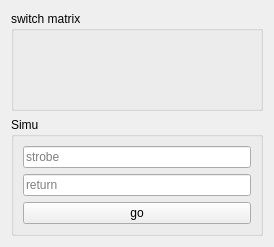
       <widget class="QWidget" name="scrollAreaWidgetContents_4">
        <property name="geometry">
         <rect>
          <x>0</x>
          <y>0</y>
          <width>274</width>
          <height>242</height>
         </rect>
        </property>
        <property name="minimumSize">
         <size>
          <width>0</width>
          <height>0</height>
         </size>
        </property>
        <layout class="QVBoxLayout" name="verticalLayout_17">
         <item>
          <widget class="QGroupBox" name="groupBox">
           <property name="minimumSize">
            <size>
             <width>100</width>
             <height>100</height>
            </size>
           </property>
           <property name="title">
            <string>switch matrix</string>
           </property>
           <property name="flat">
            <bool>false</bool>
           </property>
           <property name="checkable">
            <bool>false</bool>
           </property>
           <layout class="QGridLayout" name="gridLayout_2"/>
          </widget>
         </item>
         <item>
          <widget class="QGroupBox" name="groupBox_4">
           <property name="sizePolicy">
            <sizepolicy hsizetype="MinimumExpanding" vsizetype="Preferred">
             <horstretch>0</horstretch>
             <verstretch>0</verstretch>
            </sizepolicy>
           </property>
           <property name="minimumSize">
            <size>
             <width>0</width>
             <height>0</height>
            </size>
           </property>
           <property name="title">
            <string>Simu</string>
           </property>
           <layout class="QVBoxLayout" name="verticalLayout_18">
            <item>
             <widget class="QLineEdit" name="lineEdit_swstrb">
              <property name="sizePolicy">
               <sizepolicy hsizetype="MinimumExpanding" vsizetype="Fixed">
                <horstretch>0</horstretch>
                <verstretch>0</verstretch>
               </sizepolicy>
              </property>
              <property name="placeholderText">
               <string>strobe</string>
              </property>
             </widget>
            </item>
            <item>
             <widget class="QLineEdit" name="lineEdit_swret">
              <property name="sizePolicy">
               <sizepolicy hsizetype="MinimumExpanding" vsizetype="Fixed">
                <horstretch>0</horstretch>
                <verstretch>0</verstretch>
               </sizepolicy>
              </property>
              <property name="placeholderText">
               <string>return</string>
              </property>
             </widget>
            </item>
            <item>
             <widget class="QPushButton" name="pushButton_sw">
              <property name="sizePolicy">
               <sizepolicy hsizetype="MinimumExpanding" vsizetype="Fixed">
                <horstretch>0</horstretch>
                <verstretch>0</verstretch>
               </sizepolicy>
              </property>
              <property name="text">
               <string>go</string>
              </property>
             </widget>
            </item>
           </layout>
          </widget>
         </item>
        </layout>
       </widget>
